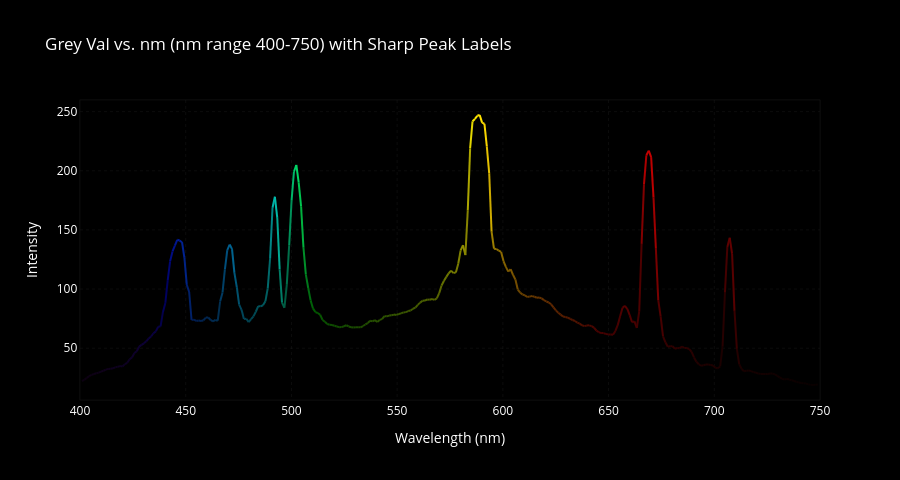

Write notebook code for a chart like this one.
### Code cell
import plotly.graph_objects as go
import plotly.express as px

# Create a Plotly figure
fig = go.Figure()

# Iterate through df_filtered to draw line segments with custom colors
for i in range(len(df_filtered) - 1):
    wavelength_start = df_filtered.iloc[i]['nm']
    wavelength_end = df_filtered.iloc[i+1]['nm']

    int_factor = df_filtered.iloc[i]['Normalized_int']
    # rgb, colored_rgb, final_scale, gamma_factor, min_bright are expected to be defined in the global scope.
    base_rgb_val = utils_for_plotly_rewrites.rgb(wavelength_start, gamma=gamma_factor)
    final_intensity_scale = utils_for_plotly_rewrites.final_scale(utils_for_plotly_rewrites.min_bright, int_factor)

    color_rgb_float = utils_for_plotly_rewrites.colored_rgb(base_rgb_val, final_intensity_scale)
    # Convert float RGB (0-1) to string 'rgb(R,G,B)' with integer values (0-255)
    color_str = f"rgb({int(color_rgb_float[0]*255)}, {int(color_rgb_float[1]*255)}, {int(color_rgb_float[2]*255)})"

    fig.add_trace(go.Scatter(
        x=[wavelength_start, wavelength_end],
        y=[df_filtered.iloc[i]['Grey Val'], df_filtered.iloc[i+1]['Grey Val']],
        mode='lines',
        line=dict(color=color_str, width=2), # linewidth=2 from line_plot_iteration
        showlegend=False # Don't show legend for individual segments
    ))

# Apply layout settings from axis_labels and other constants
# Calculate width and height based on fig_size = (15,6) and an approximate 80 pixels/inch
calculated_width = fig_size[0] * 60
calculated_height = fig_size[1] * 80

fig.update_layout(
    plot_bgcolor=BG, # 'black' from BG constant
    paper_bgcolor=BG, # 'black' from BG constant
    font=dict(color=COLOUR), # 'white' from COLOUR constant for general text
    title='Grey Val vs. nm (nm range 400-750) with Sharp Peak Labels', # Specific title from original Matplotlib
    width=calculated_width,
    height=calculated_height,
    xaxis=dict(
        title=X_TITLE, # 'Wavelength (nm)' from X_TITLE constant
        range=[X_MIN, X_MAX], # [400, 750] from X_MIN, X_MAX constants
        showgrid=show_grid, # True from show_grid constant
        gridcolor='#333333', # Darker grey for grid, consistent with previous user request
        gridwidth=0.25, # From matplotlib linewidth in axis_labels
        griddash='dot', # Adding dotted grid lines for consistency
        showline=True, # For border box
        linecolor='#333333', # Darker grey for axis line
        linewidth=0.3, # From matplotlib linewidth for spines
        mirror=True, # To create a border box
        tickfont=dict(color=COLOUR), # 'white'
        dtick=50 # From major_locator = ticker.MultipleLocator(50)
    ),
    yaxis=dict(
        title=Y_TITLE, # 'Intensity' from Y_TITLE constant
        showgrid=show_grid, # True
        gridcolor='#333333', # Darker grey for grid
        gridwidth=0.25, # From matplotlib linewidth
        griddash='dot', # Adding dotted grid lines
        showline=True, # For border box
        linecolor='#333333', # Darker grey for axis line
        linewidth=0.3, # From matplotlib linewidth for spines
        mirror=True, # To create a border box
        tickfont=dict(color=COLOUR), # 'white'
        dtick=50 # From major_locator = ticker.MultipleLocator(50)
    )
)

# If show_grid is False, ensure grids are disabled
if not show_grid:
    fig.update_xaxes(showgrid=False)
    fig.update_yaxes(showgrid=False)

fig.show()
